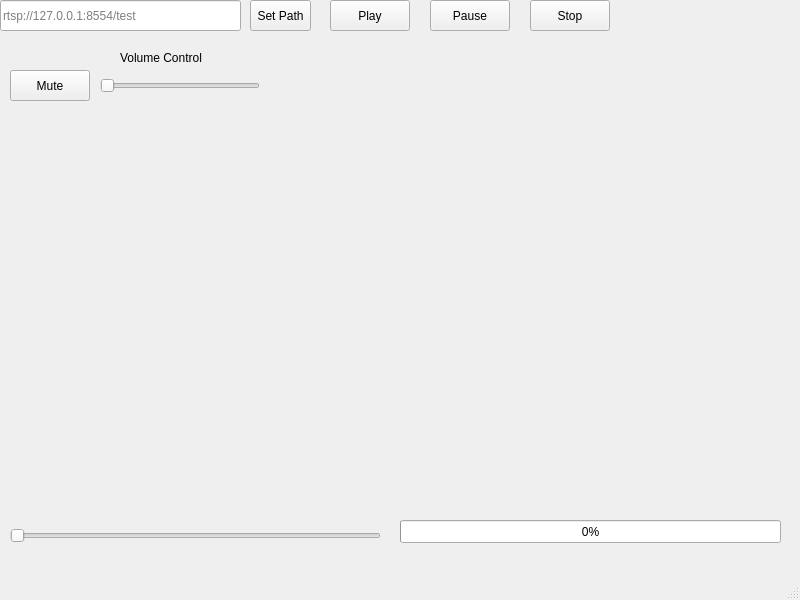
<?xml version="1.0" encoding="UTF-8"?>
<ui version="4.0">
 <class>MainWindow</class>
 <widget class="QMainWindow" name="MainWindow">
  <property name="geometry">
   <rect>
    <x>0</x>
    <y>0</y>
    <width>800</width>
    <height>600</height>
   </rect>
  </property>
  <property name="windowTitle">
   <string>MainWindow</string>
  </property>
  <widget class="QWidget" name="centralwidget">
   <widget class="QLineEdit" name="lineEdit">
    <property name="geometry">
     <rect>
      <x>0</x>
      <y>0</y>
      <width>241</width>
      <height>31</height>
     </rect>
    </property>
    <property name="placeholderText">
     <string>rtsp://127.0.0.1:8554/test</string>
    </property>
   </widget>
   <widget class="QWidget" name="horizontalLayoutWidget">
    <property name="geometry">
     <rect>
      <x>10</x>
      <y>130</y>
      <width>761</width>
      <height>371</height>
     </rect>
    </property>
    <layout class="QHBoxLayout" name="horizontalLayout"/>
   </widget>
   <widget class="QPushButton" name="pushButton_3">
    <property name="geometry">
     <rect>
      <x>250</x>
      <y>0</y>
      <width>61</width>
      <height>31</height>
     </rect>
    </property>
    <property name="text">
     <string>Set Path</string>
    </property>
   </widget>
   <widget class="QProgressBar" name="durationProgressBar">
    <property name="geometry">
     <rect>
      <x>400</x>
      <y>520</y>
      <width>381</width>
      <height>23</height>
     </rect>
    </property>
    <property name="value">
     <number>0</number>
    </property>
   </widget>
   <widget class="QSlider" name="durationSlider">
    <property name="geometry">
     <rect>
      <x>10</x>
      <y>525</y>
      <width>371</width>
      <height>21</height>
     </rect>
    </property>
    <property name="orientation">
     <enum>Qt::Horizontal</enum>
    </property>
   </widget>
   <widget class="QPushButton" name="playButton">
    <property name="geometry">
     <rect>
      <x>330</x>
      <y>0</y>
      <width>80</width>
      <height>31</height>
     </rect>
    </property>
    <property name="text">
     <string>Play</string>
    </property>
   </widget>
   <widget class="QPushButton" name="pauseButton">
    <property name="geometry">
     <rect>
      <x>430</x>
      <y>0</y>
      <width>80</width>
      <height>31</height>
     </rect>
    </property>
    <property name="text">
     <string>Pause</string>
    </property>
   </widget>
   <widget class="QPushButton" name="stopButton">
    <property name="geometry">
     <rect>
      <x>530</x>
      <y>0</y>
      <width>80</width>
      <height>31</height>
     </rect>
    </property>
    <property name="text">
     <string>Stop</string>
    </property>
   </widget>
   <widget class="QPushButton" name="muteUnmuteButton">
    <property name="geometry">
     <rect>
      <x>10</x>
      <y>70</y>
      <width>80</width>
      <height>31</height>
     </rect>
    </property>
    <property name="text">
     <string>Mute</string>
    </property>
   </widget>
   <widget class="QSlider" name="volumeSlider">
    <property name="geometry">
     <rect>
      <x>100</x>
      <y>70</y>
      <width>160</width>
      <height>31</height>
     </rect>
    </property>
    <property name="orientation">
     <enum>Qt::Horizontal</enum>
    </property>
   </widget>
   <widget class="QLabel" name="volumeControlLabel">
    <property name="geometry">
     <rect>
      <x>120</x>
      <y>50</y>
      <width>111</width>
      <height>16</height>
     </rect>
    </property>
    <property name="text">
     <string>Volume Control</string>
    </property>
   </widget>
  </widget>
  <widget class="QMenuBar" name="menubar">
   <property name="geometry">
    <rect>
     <x>0</x>
     <y>0</y>
     <width>800</width>
     <height>20</height>
    </rect>
   </property>
  </widget>
  <widget class="QStatusBar" name="statusbar"/>
 </widget>
 <resources/>
 <connections/>
</ui>
